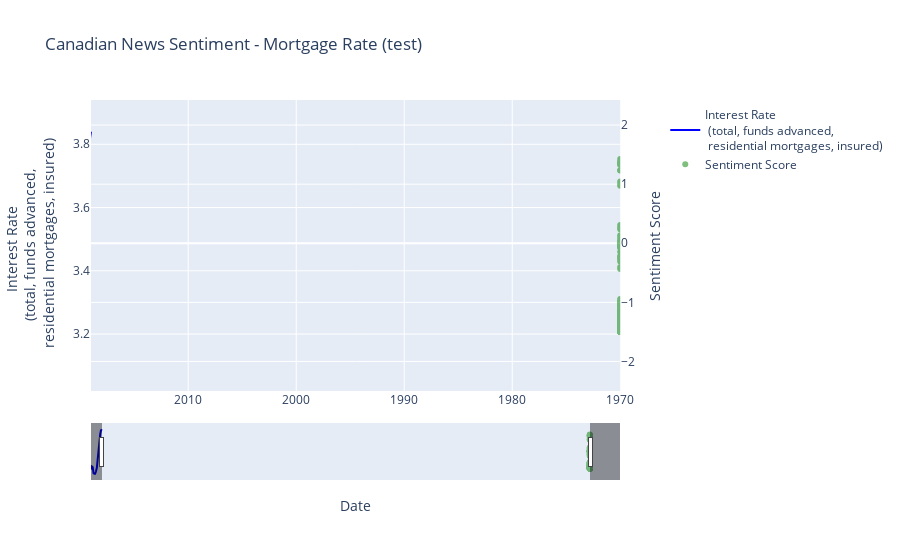

The code cell stored with this chart in its notebook:
### Code cell
# #test function  
# test_indicator_name = "Interest Rate  <br> (total, funds advanced, <br> residential mortgages, insured)"
# test_title = "Canadian News Sentiment - Mortgage Rate (test)"

# ###  show all mixed-source

# test_fig = plot_combined_graph_scatter(test_mrg_df, mixedsource_senti_df, test_indicator_name, test_title)
# test_fig.show()

### Figure 1 — Plotly figure (JSON) as saved in the notebook; plotly's stock layout.template omitted (floating-point values rounded to 4 significant figures; data arrays with more than 128 entries replaced by an {"elided": "..."} marker saying what was removed)
{"data": [{"line": {"color": "blue"}, "mode": "lines", "name": "Interest Rate  <br> (total, funds advanced, <br> residential mortgages, insured)", "type": "scatter", "x": ["2019-01-01T00:00:00", "2019-02-01T00:00:00", "2019-03-01T00:00:00", "2019-04-01T00:00:00", "2019-05-01T00:00:00", "2019-06-01T00:00:00", "2019-07-01T00:00:00", "2019-08-01T00:00:00", "2019-09-01T00:00:00", "2019-10-01T00:00:00", "2019-11-01T00:00:00", "2019-12-01T00:00:00", "2020-01-01T00:00:00", "2020-02-01T00:00:00"], "xaxis": "x", "y": [3.84, 3.82, 3.76, 3.59, 3.45, 3.33, 3.22, 3.16, 3.12, 3.12, 3.13, 3.23, 3.24, 3.19], "yaxis": "y"}, {"marker": {"color": "green"}, "mode": "markers", "name": "Sentiment Score", "opacity": 0.5, "type": "scatter", "x": {"elided": "141 str values"}, "xaxis": "x", "y": {"elided": "141 float values"}, "yaxis": "y2"}], "layout": {"title": {"text": "Canadian News Sentiment - Mortgage Rate (test)"}, "xaxis": {"anchor": "y", "domain": [0, 0.94], "range": ["2019-01-01T00:00:00", "1970-01-01T00:00:00.000000096"], "rangeslider": {"visible": true}, "title": {"text": "Date"}}, "yaxis": {"anchor": "x", "autorange": false, "domain": [0, 1], "range": [3.02, 3.94], "title": {"text": "Interest Rate  <br> (total, funds advanced, <br> residential mortgages, insured)"}}, "yaxis2": {"anchor": "x", "overlaying": "y", "range": [-2.499, 2.424], "side": "right", "title": {"text": "Sentiment Score"}}}}
